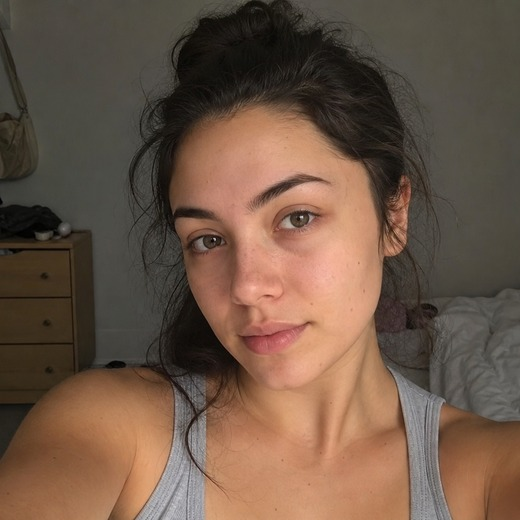
#> input picture assets/marketing/img/before.jpg, 520 x 520 px
$ python -i gen_unisex_thumbs.py   (imports and definitions only)
#> lines starting #> are read from the running program, lines starting #| are printed output that depends on the picture
#> further down, picture is the input picture: PIL image 520x520 RGB; mean R, G, B 109.4, 86.2, 70.3
"""Generates Unisex grid thumbnails for the Estúdio page.

For each PADRAO_STYLES entry with cat="unisex":
  - Loads the woman.jpg + man.jpg reference photos
  - Calls Nano Banana (Gemini 3.1 flash image) with both refs + the bot prompt
  - Resizes the result to 540x720 (3:4) and saves as JPEG into
    /app/frontend/public/images/styles/{style_id}.jpg

Usage:
    python3 scripts/gen_unisex_thumbs.py             # process all 52
    python3 scripts/gen_unisex_thumbs.py --limit 4   # just first 4 (smoke test)
    python3 scripts/gen_unisex_thumbs.py --ids u_joker u_corporate  # subset

Cost: ~$0.039 per image via EMERGENT_LLM_KEY (Nano Banana).
"""
from __future__ import annotations
import argparse
import asyncio
import base64
import io
import os
import sys
import time
from pathlib import Path

sys.path.insert(0, str(Path(__file__).resolve().parent.parent))
from dotenv import load_dotenv
from PIL import Image
from emergentintegrations.llm.chat import LlmChat, UserMessage, ImageContent

from padrao_styles import PADRAO_STYLES  # noqa: E402

# [1 line not run here, left out]

REF_DIR = Path("/tmp/user_refs")
OUT_DIR = Path("/app/frontend/public/images/styles")
# [1 line not run here, left out]

WOMAN_REF = REF_DIR / "woman.jpg"
MAN_REF   = REF_DIR / "man.jpg"

MODEL = "gemini-3.1-flash-image-preview"
TARGET_SIZE = (540, 720)   # 3:4 portrait, retina-ready

KEY = os.getenv("EMERGENT_LLM_KEY")
# [2 lines not run here, left out]


def load_ref_b64(path: Path) -> str:
    with open(path, "rb") as f:
        return base64.b64encode(f.read()).decode("ascii")


def crop_to_3_4(img: Image.Image) -> Image.Image:
    """Center-crop to a 3:4 portrait then resize to TARGET_SIZE."""
    w, h = img.size
#> w = 520; h = 520
    target_ratio = TARGET_SIZE[0] / TARGET_SIZE[1]
    cur_ratio = w / h
#> cur_ratio = 1
    if cur_ratio > target_ratio:
        new_w = int(h * target_ratio)
#> new_w = 390
        left = (w - new_w) // 2
#> left = 65
        img = img.crop((left, 0, left + new_w, h))
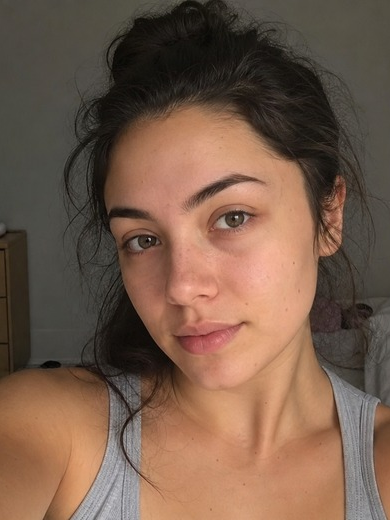
#> img: PIL image 390x520 RGB; mean R, G, B 118.3, 91.7, 74.9
    elif cur_ratio < target_ratio:
        new_h = int(w / target_ratio)
        top = (h - new_h) // 2
        img = img.crop((0, top, w, top + new_h))
    return img.resize(TARGET_SIZE, Image.LANCZOS)


def make_thumb_prompt(style_prompt: str, sex: str) -> tuple[str, list[str]]:
    """Builds the AI prompt + reference list per gender assignment.

    sex='F' → use ONLY the woman reference, prompt about the woman
    sex='M' → use ONLY the man reference, prompt about the man
    """
    if sex == "F":
        subject_word = "the woman"
        ident = (
            "Use the attached reference photo of the woman (dark wavy hair, "
            "gold hoop earrings). Preserve her identity, face, skin tone and "
            "facial features."
        )
        ref_paths = [WOMAN_REF]
    else:
        subject_word = "the man"
        ident = (
            "Use the attached reference photo of the man (dark hair). "
            "Preserve his identity, face, skin tone and facial features."
        )
        ref_paths = [MAN_REF]

    base = style_prompt.replace("[subject]", subject_word)
    full = (
        f"{ident}\n\n"
        "Apply the following style. Output ONE 3:4 portrait image, high quality, "
        "no watermark, no text, no logos.\n\n"
        f"STYLE:\n{base}"
    )
    return full, ref_paths


# [80 lines not run here, left out]

>>> from PIL import Image
>>> picture = Image.open('../../assets/marketing/img/before.jpg')
>>> result = crop_to_3_4(picture)

$ run again, on images/courses-portal.jpg
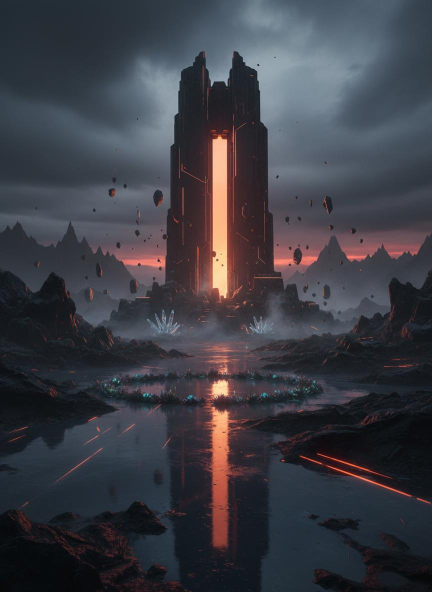
#> input picture images/courses-portal.jpg, 864 x 1184 px (shown at 1/2 size)
#> picture is the input picture: PIL image 864x1184 RGB; mean R, G, B 60.5, 60.9, 68.6
#> in crop_to_3_4, `img = img.crop((0, top, w, top + new_h))`:
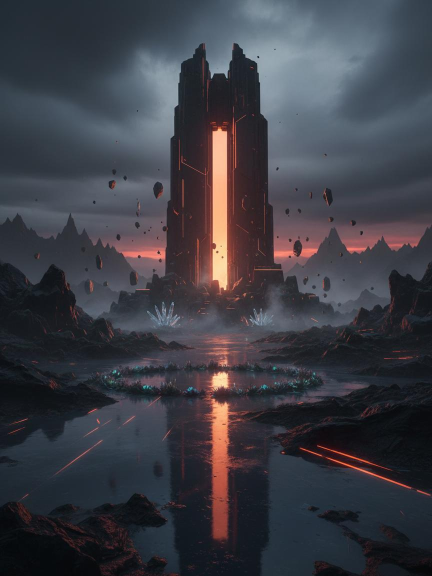
#> img: PIL image 864x1152 RGB (shown at 1/2 size); mean R, G, B 61, 61.3, 69
#> in crop_to_3_4, `return img.resize(TARGET_SIZE, Image.LANCZOS)`:
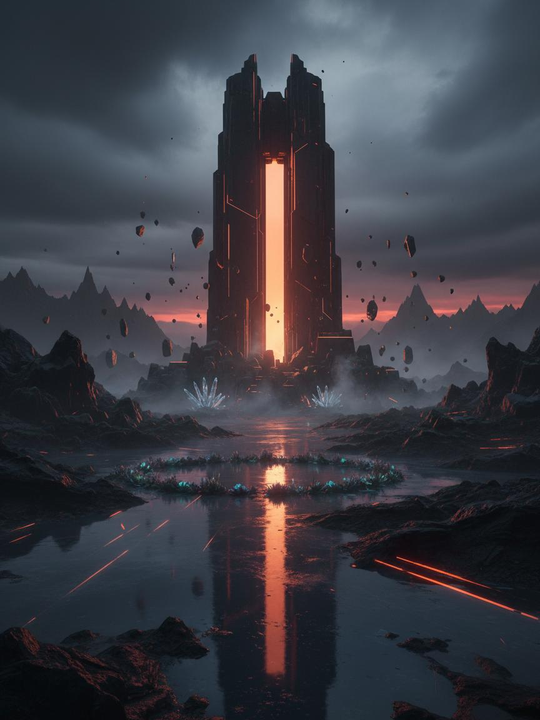
#> returned value: PIL image 540x720 RGB; mean R, G, B 61, 61.3, 69

$ run again, on images/cta-astronaut.jpg
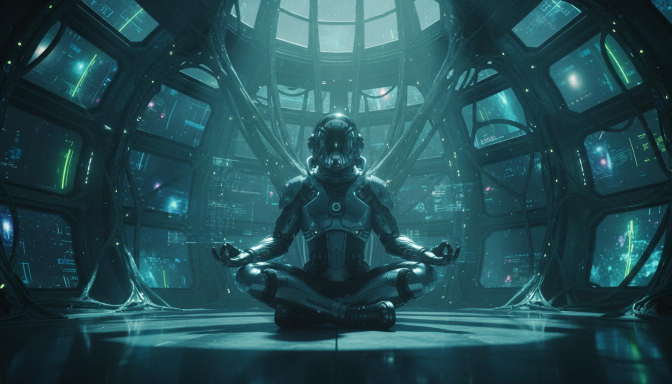
#> input picture images/cta-astronaut.jpg, 1344 x 768 px (shown at 1/2 size)
#> picture is the input picture: PIL image 1344x768 RGB; mean R, G, B 35.6, 77.3, 84.2
#> in crop_to_3_4, `img = img.crop((left, 0, left + new_w, h))`:
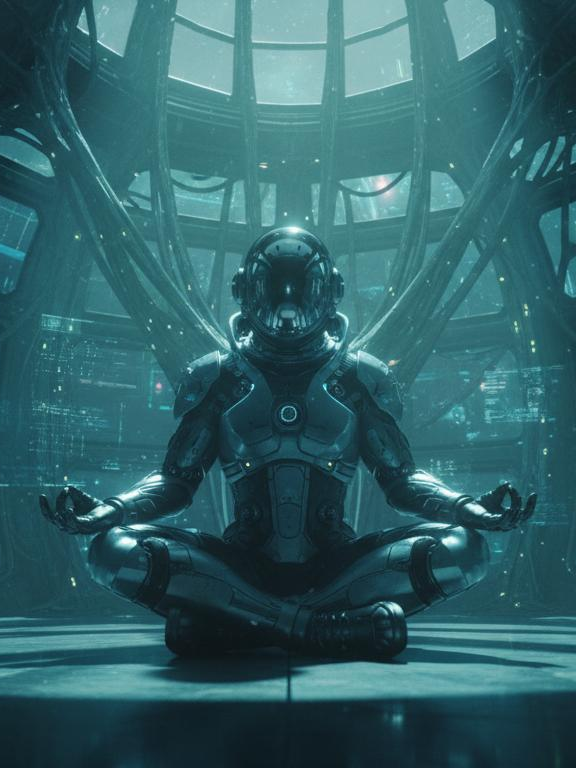
#> img: PIL image 576x768 RGB; mean R, G, B 49.3, 98.3, 104.9
